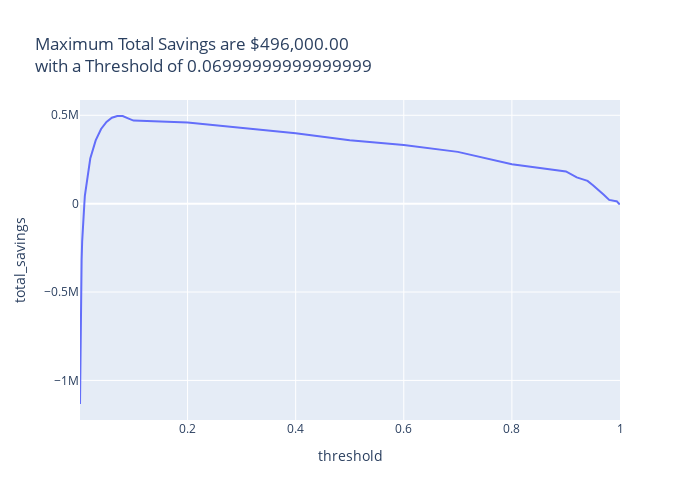

Here is the notebook cell this chart was saved with:
### Code cell
plot_savings_by_threshold(train_savings_df)

### Figure 1 — Plotly figure (JSON) as saved in the notebook; plotly's stock layout.template omitted (floating-point values rounded to 4 significant figures)
{"data": [{"hovertemplate": "threshold=%{x}<br>total_savings=%{y}<extra></extra>", "legendgroup": "", "line": {"color": "#636efa", "dash": "solid"}, "marker": {"symbol": "circle"}, "mode": "lines", "name": "", "orientation": "v", "showlegend": false, "type": "scatter", "x": [0.001, 0.002, 0.003, 0.004, 0.005, 0.006, 0.007, 0.008, 0.009, 0.01, 0.02, 0.03, 0.04, 0.05, 0.06, 0.07, 0.08, 0.09, 0.1, 0.2, 0.3, 0.4, 0.5, 0.6, 0.7, 0.8, 0.9, 0.91, 0.92, 0.93, 0.94, 0.95, 0.96, 0.97, 0.98, 0.99, 0.99, 0.991, 0.992, 0.993, 0.994, 0.995, 0.996, 0.997, 0.998, 0.999, 0.9991, 0.9992, 0.9993, 0.9994, 0.9995, 0.9996, 0.9997, 0.9998, 0.9999, 1.0], "xaxis": "x", "y": [-1133500, -667000, -436000, -319000, -215000, -140500, -92000, -30500, -3000, 44500, 255500, 358000, 422500, 462500, 486000, 496000, 495500, 482500, 470000, 459000, 430000, 398500, 358500, 331500, 293000, 223000, 182500, 163500, 148500, 139000, 129000, 104000, 74000, 50000, 21500, 13000, 13000, 13500, 13500, 14000, 14000, 9000, 4000, -1000, -500, -500, 0, 0, 0, 0, 0, 0, 0, 0, 0, 0], "yaxis": "y"}], "layout": {"height": 500, "legend": {"tracegroupgap": 0}, "title": {"text": "Maximum Total Savings are $496,000.00<br>with a Threshold of 0.06999999999999999"}, "width": 700, "xaxis": {"anchor": "y", "domain": [0, 1], "title": {"text": "threshold"}}, "yaxis": {"anchor": "x", "domain": [0, 1], "title": {"text": "total_savings"}}}}
